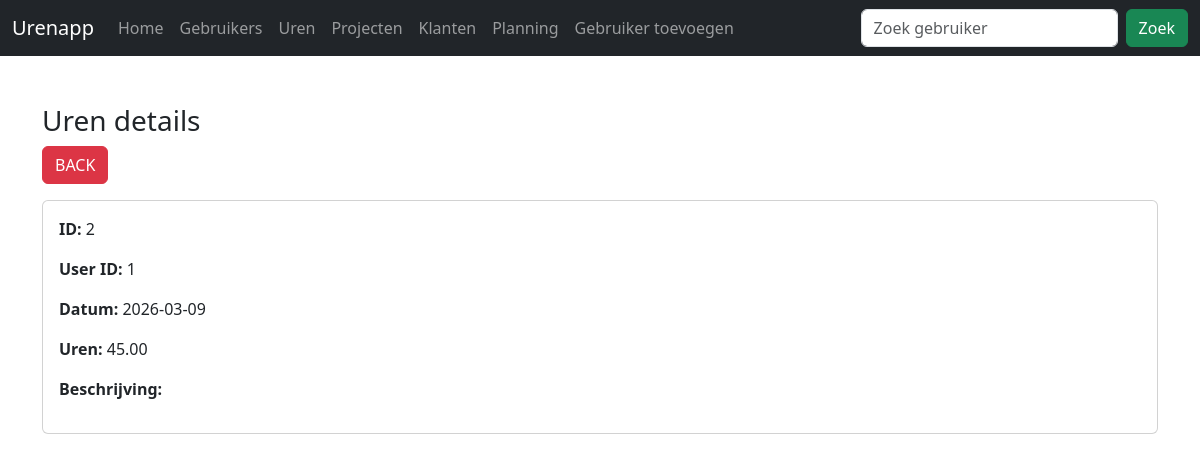
Screenshot of /uren/uren-view.php?id=2 with the database file from the repository.
### tables this page shows
CREATE TABLE IF NOT EXISTS `uren` (
  `id` int NOT NULL AUTO_INCREMENT,
  `user_id` int DEFAULT NULL,
  `datum` date DEFAULT NULL,
  `aantal_uren` decimal(5,2) DEFAULT NULL,
  `beschrijving` text,
  PRIMARY KEY (`id`)
);

### uren/uren-view.php (the view, shortened to what this page needs)
<?php
require '../dbcon.php';
$id = $_GET['id'];
$query = "SELECT * FROM uren WHERE id='$id'";
$result = mysqli_query($con, $query);
$row = mysqli_fetch_assoc($result);
?>
<!doctype html>
<html>
<head>
    <link href="https://cdn.jsdelivr.net/npm/bootstrap@5.3.8/dist/css/bootstrap.min.css" rel="stylesheet">
</head>
<body>
<?php include '../navbar.php'; ?>
<div class="container mt-5">
    <h3>Uren details</h3>
    <a href="uren.php" class="btn btn-danger mb-3">BACK</a>
    <div class="card p-3">
        <p><b>ID:</b> <?= $row['id']; ?></p>
        <p><b>User ID:</b> <?= $row['user_id']; ?></p>
        <p><b>Datum:</b> <?= $row['datum']; ?></p>
        <p><b>Uren:</b> <?= $row['aantal_uren']; ?></p>
        <p><b>Beschrijving:</b> <?= $row['beschrijving']; ?></p>
    </div>
</div>
</body>
</html>

### rows the page displays
uren: id "2", user "1", datum "2026-03-09", aantal_uren "45.00"
